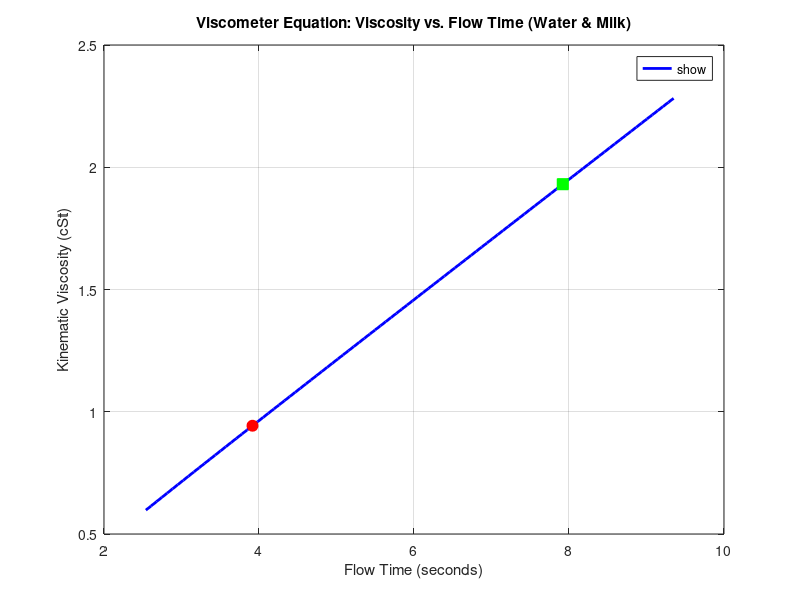
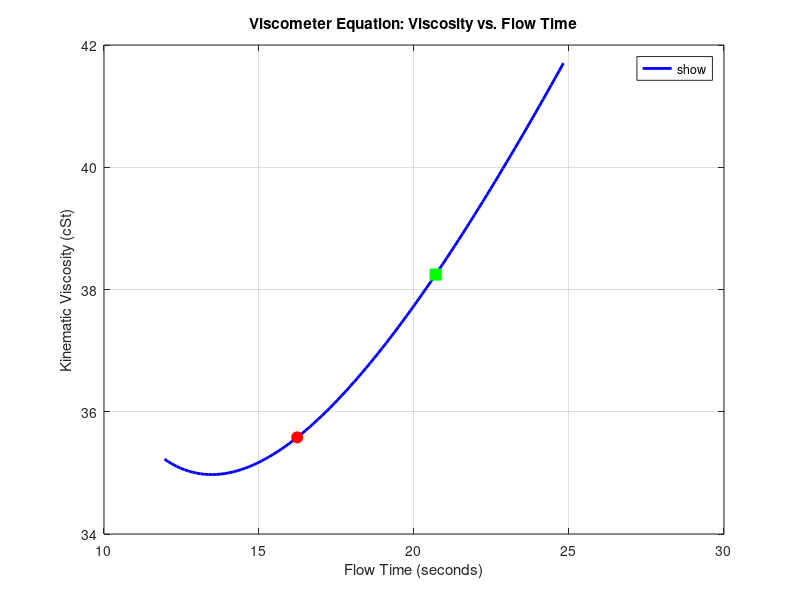

Write MATLAB code to recreate these figures, in order.
clc;clear;

%% Fast fluids %%
%Define Constants and Data
A = 0.244765622;
B = 0.061530348;

ref_viscosity_water = 0.89; % cSt for water
% First 5 readings are for water (original data)
time_water = [3.73; 4.28; 4.28; 3.75; 3.54]; 
% Last 5 readings are for milk (original data)
time_milk = [8.35; 8.03; 7.7; 7.28; 8.24];

%%Functions for Uncertainty Calculation%%
% Function to calculate viscosity from time
calculate_viscosity = @(t) A * t - B ./ t;
% Function to calculate sensitivity coefficient (dv/dt)
calculate_dv_dt = @(t_avg) A + B / (t_avg^2);

%% UNCERTAINTY ANALYSIS FOR WATER %%
fprintf('--- Analysing Water Measurements ---\n');

viscosity_measured_water = calculate_viscosity(time_water);
avg_viscosity_measured_water = mean(viscosity_measured_water);
fprintf('Average Measured Viscosity for Water: %.4f cSt\n', avg_viscosity_measured_water);
fprintf('Reference Viscosity for Water: %.2f cSt\n', ref_viscosity_water);

n_water = length(time_water);
std_dev_t_water = std(time_water);
u_t_water = std_dev_t_water / sqrt(n_water);
fprintf('Standard Uncertainty for Water Time (u_t_water): %.4f seconds\n', u_t_water);

avg_time_water = mean(time_water);
dv_dt_water = calculate_dv_dt(avg_time_water);
fprintf('Sensitivity Coefficient (dv/dt) for Water at average time %.2f s: %.4f cSt/s\n', avg_time_water, dv_dt_water);

u_v_temperature_water = 0; % Set to 0 if temperature effect is negligible
fprintf('Uncertainty in Viscosity due to Temperature for Water (u_v_temperature_water): %.4f cSt (Assumed negligible)\n', u_v_temperature_water);

uc_v_water = sqrt( (dv_dt_water * u_t_water)^2 + (u_v_temperature_water)^2 ); 
fprintf('Combined Standard Uncertainty for Water (uc_v_water): %.4f cSt\n', uc_v_water);

k_water = 2; % Coverage factor for 95% confidence
U_water = k_water * uc_v_water;
fprintf('Expanded Uncertainty for Water (U_water) at 95%% confidence (k=2): %.4f cSt\n', U_water);
fprintf('Water Viscosity: %.4f +/- %.4f cSt (at 95%% confidence)\n\n', avg_viscosity_measured_water, U_water);

%% UNCERTAINTY ANALYSIS FOR MILK %%
fprintf('--- Analysing Milk Measurements ---\n');

viscosity_measured_milk = calculate_viscosity(time_milk);
avg_viscosity_measured_milk = mean(viscosity_measured_milk);
fprintf('Average Measured Viscosity for Milk: %.4f cSt\n', avg_viscosity_measured_milk);

n_milk = length(time_milk);
std_dev_t_milk = std(time_milk);
u_t_milk = std_dev_t_milk / sqrt(n_milk); % Standard uncertainty of the mean time for milk
fprintf('Standard Uncertainty for Milk Time (u_t_milk): %.4f seconds\n', u_t_milk);

avg_time_milk = mean(time_milk);
dv_dt_milk = calculate_dv_dt(avg_time_milk);
fprintf('Sensitivity Coefficient (dv/dt) for Milk at average time %.2f s: %.4f cSt/s\n', avg_time_milk, dv_dt_milk);

u_v_temperature_milk = 0;
fprintf('Uncertainty in Viscosity due to Temperature for Milk (u_v_temperature_milk): %.4f cSt (Assumed negligible)\n', u_v_temperature_milk);

uc_v_milk = sqrt( (dv_dt_milk * u_t_milk)^2 + (u_v_temperature_milk)^2 );
fprintf('Combined Standard Uncertainty for Milk (uc_v_milk): %.4f cSt\n', uc_v_milk);

k_milk = 2; % Coverage factor for 95% confidence
U_milk = k_milk * uc_v_milk;
fprintf('Expanded Uncertainty for Milk (U_milk) at 95%% confidence (k=2): %.4f cSt\n', U_milk);
fprintf('Milk Viscosity: %.4f +/- %.4f cSt (at 95%% confidence)\n', avg_viscosity_measured_milk, U_milk);

%% plotting Water and Milk data points %%

figure; % Create a new figure window

min_overall_time = min([min(time_water), min(time_milk)]); % Smallest time across both
max_overall_time = max([max(time_water), max(time_milk)]); % Largest time across both

t_range = linspace(min_overall_time - 1, max_overall_time + 1, 100);

A_old = 0.244765622; 
B_old = 0.061530348;
v_calculated = A_old * t_range - B_old ./ t_range;

plot(t_range, v_calculated, 'b-', 'LineWidth', 2, 'DisplayName', 'v = A*t - B/t');
hold on;

% Plot average time for Water
avg_t_water = mean(time_water); % Make sure time_water is defined
avg_v_water = A_old * avg_t_water - B_old / avg_t_water;
plot(avg_t_water, avg_v_water, 'ro', 'MarkerSize', 8, 'MarkerFaceColor', 'r', 'DisplayName', 'Avg. Water Measurement');

% Plot average time for Milk 
avg_t_milk = mean(time_milk);
avg_v_milk = A_old * avg_t_milk - B_old / avg_t_milk;
plot(avg_t_milk, avg_v_milk, 'gs', 'MarkerSize', 8, 'MarkerFaceColor', 'g', 'DisplayName', 'Avg. Milk Measurement');

xlabel('Flow Time (seconds)');
ylabel('Kinematic Viscosity (cSt)');
title('Viscometer Equation: Viscosity vs. Flow Time (Water & Milk)');
legend('show', 'Location', 'best');
grid on;
hold off;

%% Slow Fluid %%
% Define Constants and Data
fprintf('\n\n'); 
A = 1.297738228;
B = -235.6160549;

ref_viscosity_corn_oil = 35; % cSt for Corn Oil

% Time measurements (seconds)
time_corn_oil = [13.95; 14.13; 18.94; 16.8; 17.34]; 
% Data for Sesame Oil (seconds)
time_sesame_oil = [20.5; 22.82; 21.06; 19.86; 19.25]; 

%% Functions for Uncertainty Calculation %%

% Function to calculate viscosity from time
calculate_viscosity = @(t) A * t - B ./ t;
% Function to calculate sensitivity coefficient (dv/dt)
calculate_dv_dt = @(t_avg) A + B / (t_avg^2);

%% UNCERTAINTY ANALYSIS FOR CORN OIL %%
fprintf('--- Analysing Corn Oil Measurements ---\n');

viscosity_measured_corn_oil = calculate_viscosity(time_corn_oil);
avg_viscosity_measured_corn_oil = mean(viscosity_measured_corn_oil);
fprintf('Average Measured Viscosity for Corn Oil: %.4f cSt\n', avg_viscosity_measured_corn_oil);
fprintf('Reference Viscosity for Corn Oil: %.2f cSt\n', ref_viscosity_corn_oil);

n_corn_oil = length(time_corn_oil);
std_dev_t_corn_oil = std(time_corn_oil);
u_t_corn_oil = std_dev_t_corn_oil / sqrt(n_corn_oil); % Standard uncertainty of the mean time for corn oil
fprintf('Standard Uncertainty for Corn Oil Time (u_t_corn_oil): %.4f seconds\n', u_t_corn_oil);

avg_time_corn_oil = mean(time_corn_oil);
dv_dt_corn_oil = calculate_dv_dt(avg_time_corn_oil);
fprintf('Sensitivity Coefficient (dv/dt) for Corn Oil at average time %.2f s: %.4f cSt/s\n', avg_time_corn_oil, dv_dt_corn_oil);

u_v_temperature_corn_oil = 0;
fprintf('Uncertainty in Viscosity due to Temperature for Corn Oil (u_v_temperature_corn_oil): %.4f cSt (Assumed negligible)\n', u_v_temperature_corn_oil);

uc_v_corn_oil = sqrt( (dv_dt_corn_oil * u_t_corn_oil)^2 + (u_v_temperature_corn_oil)^2 ); 
fprintf('Combined Standard Uncertainty for Corn Oil (uc_v_corn_oil): %.4f cSt\n', uc_v_corn_oil);

k_corn_oil = 2; % Coverage factor for 95% confidence
U_corn_oil = k_corn_oil * uc_v_corn_oil;
fprintf('Expanded Uncertainty for Corn Oil (U_corn_oil) at 95%% confidence (k=2): %.4f cSt\n', U_corn_oil);
fprintf('Corn Oil Viscosity: %.4f +/- %.4f cSt (at 95%% confidence)\n\n', avg_viscosity_measured_corn_oil, U_corn_oil);


%% UNCERTAINTY ANALYSIS FOR SESAME OIL %%
fprintf('--- Analysing Semsem Oil Measurements ---\n');

viscosity_measured_sesame_oil = calculate_viscosity(time_sesame_oil);
avg_viscosity_measured_sesame_oil = mean(viscosity_measured_sesame_oil);
fprintf('Average Measured Viscosity for Semsem Oil: %.4f cSt\n', avg_viscosity_measured_sesame_oil);

n_sesame_oil = length(time_sesame_oil);
std_dev_t_sesame_oil = std(time_sesame_oil);
u_t_sesame_oil = std_dev_t_sesame_oil / sqrt(n_sesame_oil); % Standard uncertainty of the mean time for sesame oil
fprintf('Standard Uncertainty for Semsem Oil Time (u_t_Semsem_oil): %.4f seconds\n', u_t_sesame_oil);

avg_time_sesame_oil = mean(time_sesame_oil);
dv_dt_sesame_oil = calculate_dv_dt(avg_time_sesame_oil);
fprintf('Sensitivity Coefficient (dv/dt) for Semsem Oil at average time %.2f s: %.4f cSt/s\n', avg_time_sesame_oil, dv_dt_sesame_oil);

u_v_temperature_sesame_oil = 0;
fprintf('Uncertainty in Viscosity due to Temperature for Semsem Oil (u_v_temperature_sesame_oil): %.4f cSt (Assumed negligible)\n', u_v_temperature_sesame_oil);

uc_v_sesame_oil = sqrt( (dv_dt_sesame_oil * u_t_sesame_oil)^2 + (u_v_temperature_sesame_oil)^2 );
fprintf('Combined Standard Uncertainty for Sesame Oil (uc_v_Semsem_oil): %.4f cSt\n', uc_v_sesame_oil);

k_sesame_oil = 2; % Coverage factor for 95% confidence
U_sesame_oil = k_sesame_oil * uc_v_sesame_oil;
fprintf('Expanded Uncertainty for Semsem Oil (U_Semsem_oil) at 95%% confidence (k=2): %.4f cSt\n', U_sesame_oil);
fprintf('Semsem Oil Viscosity: %.4f +/- %.4f cSt (at 95%% confidence)\n', avg_viscosity_measured_sesame_oil, U_sesame_oil);

%% plotting OILS data points %%
figure;
t_range = linspace(min([time_corn_oil; time_sesame_oil]) - 2, max([time_corn_oil; time_sesame_oil]) + 2, 100);
v_calculated = A * t_range - B ./ t_range;
plot(t_range, v_calculated, 'b-', 'LineWidth', 2, 'DisplayName', 'v = A*t - B/t');
hold on;

% Plot average time for Corn Oil
avg_t_corn_oil = mean(time_corn_oil);
avg_v_corn_oil = A * avg_t_corn_oil - B / avg_t_corn_oil;
plot(avg_t_corn_oil, avg_v_corn_oil, 'ro', 'MarkerSize', 8, 'MarkerFaceColor', 'r', 'DisplayName', 'Avg. Corn Oil Measurement');

% Plot average time for Sesame Oil
avg_t_sesame_oil = mean(time_sesame_oil);
avg_v_sesame_oil = A * avg_t_sesame_oil - B / avg_t_sesame_oil;
plot(avg_t_sesame_oil, avg_v_sesame_oil, 'gs', 'MarkerSize', 8, 'MarkerFaceColor', 'g', 'DisplayName', 'Avg. Sesame Oil Measurement');

xlabel('Flow Time (seconds)');
ylabel('Kinematic Viscosity (cSt)');
title('Viscometer Equation: Viscosity vs. Flow Time');
legend('show', 'Location', 'best');
grid on;
hold off;